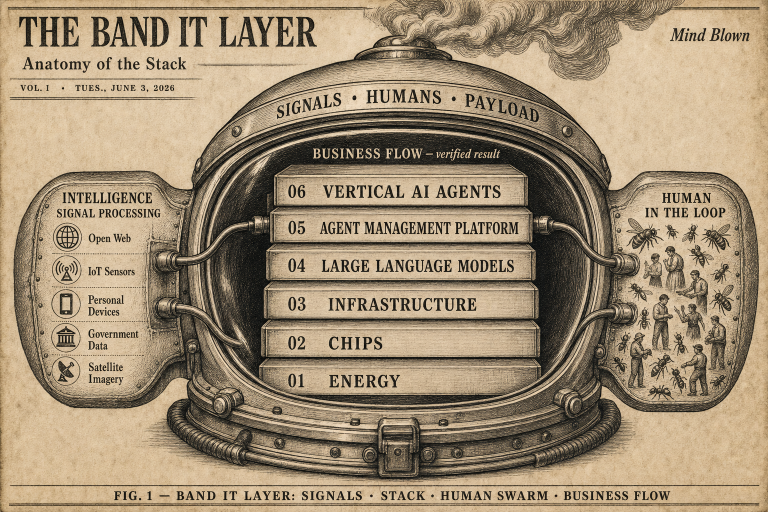
#> input picture docs/design/intelligence-signal-processing-bandit-helmet-v4.png, 1536 x 1024 px, given in place of intelligence-signal-processing-bandit-helmet-v5.png, which was not available (shown at 1/2 size)
$ python overlay-helmet-wires.py
#> lines starting #> are read from the running program, lines starting #| are printed output that depends on the picture
"""v5 fork wiring: trunk below stack, branches up to 05 & 06 only."""
from __future__ import annotations

from pathlib import Path

from PIL import Image, ImageDraw

ROOT = Path(__file__).resolve().parents[1]
SRC = ROOT / "intelligence-signal-processing-bandit-helmet-v5.png"
OUT = ROOT / "intelligence-signal-processing-bandit-helmet-v8.png"

RIB = (94, 74, 50)
CORE = (48, 34, 20)

# Trunk runs below the stack (y=430), then branches rise on the left/right edge
LEFT = dict(start=(408, 430), fork=(536, 430), rail=(582, 430), l6=(592, 304), l5=(592, 344))
RIGHT = dict(start=(1128, 430), fork=(1000, 430), rail=(954, 430), l6=(944, 304), l5=(944, 344))


def lerp(a, b, t):
    return (a[0] + (b[0] - a[0]) * t, a[1] + (b[1] - a[1]) * t)


def chain(*nodes):
    out = []
    for a, b in zip(nodes, nodes[1:]):
        seg = [lerp(a, b, i / 24) for i in range(25)]
        out.extend(seg[:-1])
    out.append(nodes[-1])
    return out


def tube(draw, nodes, w=10):
    p = chain(*nodes)
    draw.line(p, fill=RIB, width=w, joint="curve")
    draw.line(p, fill=CORE, width=2, joint="curve")


def side(draw, cfg, w_trunk=12):
    tube(draw, [cfg["start"], cfg["fork"], cfg["rail"]], w=w_trunk)
    tube(draw, [cfg["rail"], (cfg["rail"][0], cfg["l6"][1]), cfg["l6"]], w=9)
    tube(draw, [cfg["rail"], (cfg["rail"][0], cfg["l5"][1]), cfg["l5"]], w=9)


def main() -> None:
    img = Image.open(SRC).convert("RGB")
#> img is the input picture: PIL image 1536x1024 RGB; mean R, G, B 159.8, 141.6, 115.3
    draw = ImageDraw.Draw(img)
    side(draw, LEFT)
    side(draw, RIGHT)
    img.save(OUT, quality=95)
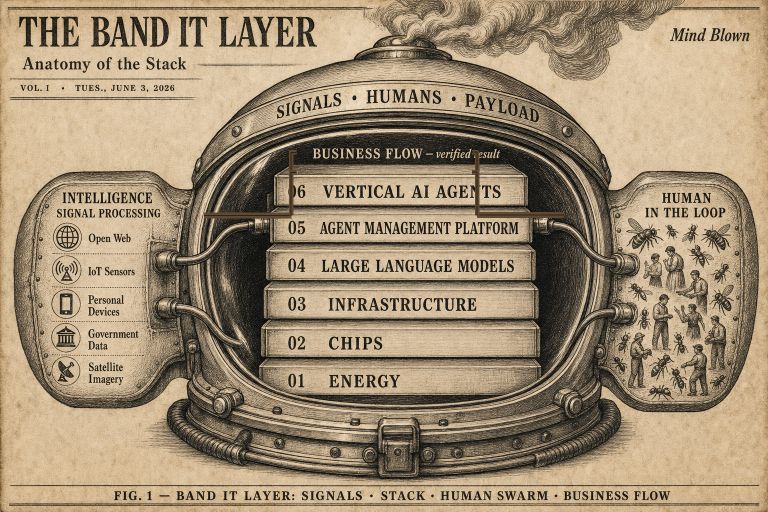
#> saved as intelligence-signal-processing-bandit-helmet-v8.png: PIL image 1536x1024 RGB (shown at 1/2 size); mean R, G, B 159.7, 141.4, 115.2
    print(f"Saved {OUT}")


if __name__ == "__main__":
    main()

$ run again, on docs/design/intelligence-signal-processing-bandit-helmet-v7.png
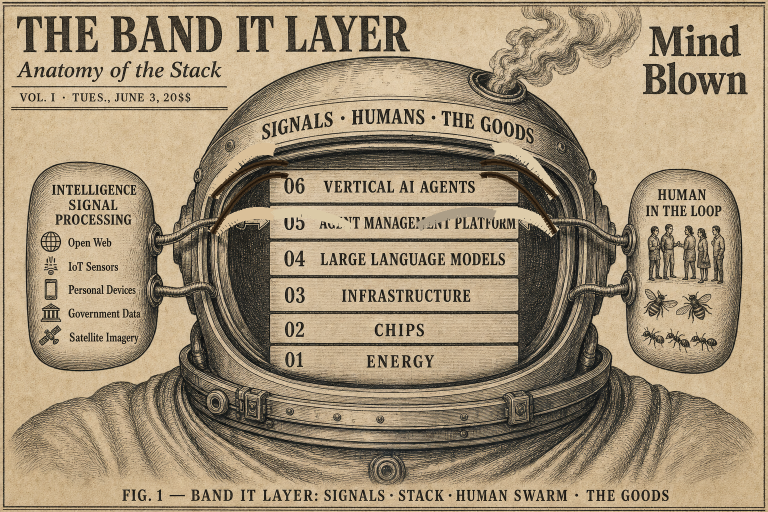
#> input picture docs/design/intelligence-signal-processing-bandit-helmet-v7.png, 1536 x 1024 px, given in place of intelligence-signal-processing-bandit-helmet-v5.png, which was not available (shown at 1/2 size)
#> in main, img is the input picture: PIL image 1536x1024 RGB; mean R, G, B 161.1, 143.8, 116.9
#> in main, `img.save(OUT, quality=95)`:
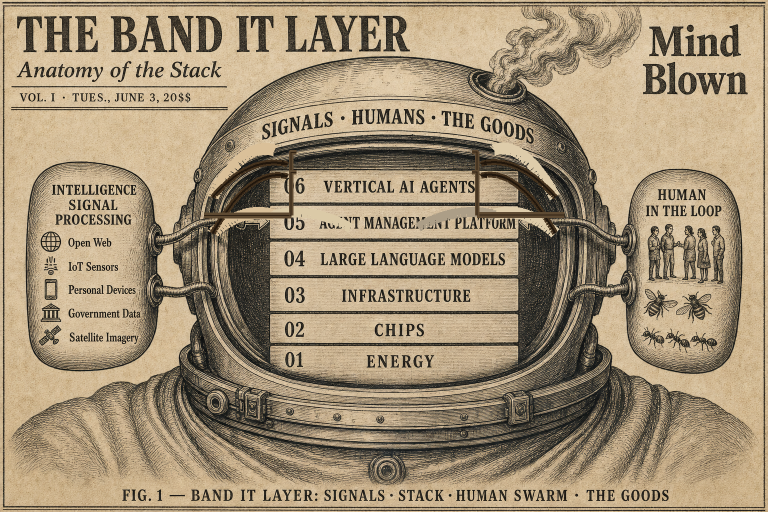
#> saved as intelligence-signal-processing-bandit-helmet-v8.png: PIL image 1536x1024 RGB (shown at 1/2 size); mean R, G, B 160.8, 143.5, 116.6

$ run again, on docs/design/intelligence-signal-processing-bandit-helmet.png
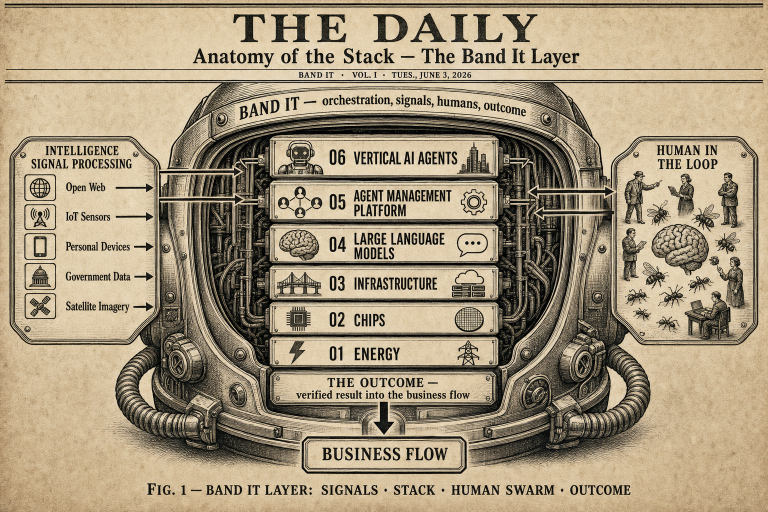
#> input picture docs/design/intelligence-signal-processing-bandit-helmet.png, 1536 x 1024 px, given in place of intelligence-signal-processing-bandit-helmet-v5.png, which was not available (shown at 1/2 size)
#> in main, img is the input picture: PIL image 1536x1024 RGB; mean R, G, B 164.7, 149.7, 123.7
#> in main, `img.save(OUT, quality=95)`:
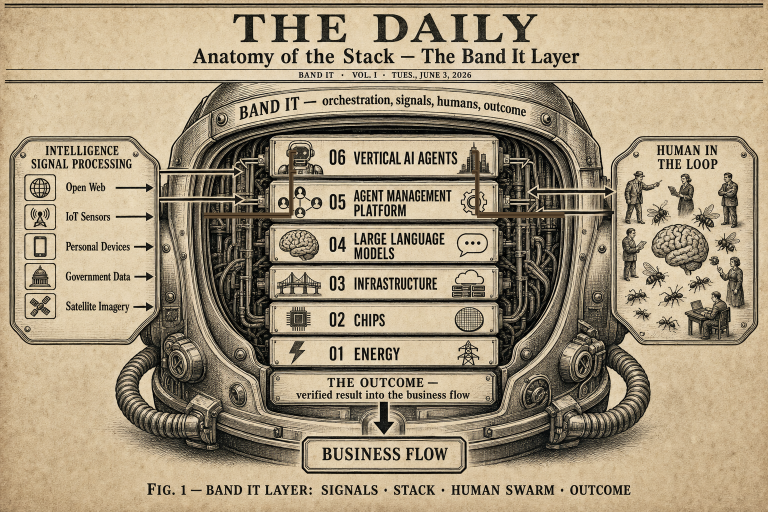
#> saved as intelligence-signal-processing-bandit-helmet-v8.png: PIL image 1536x1024 RGB (shown at 1/2 size); mean R, G, B 164.6, 149.5, 123.5
